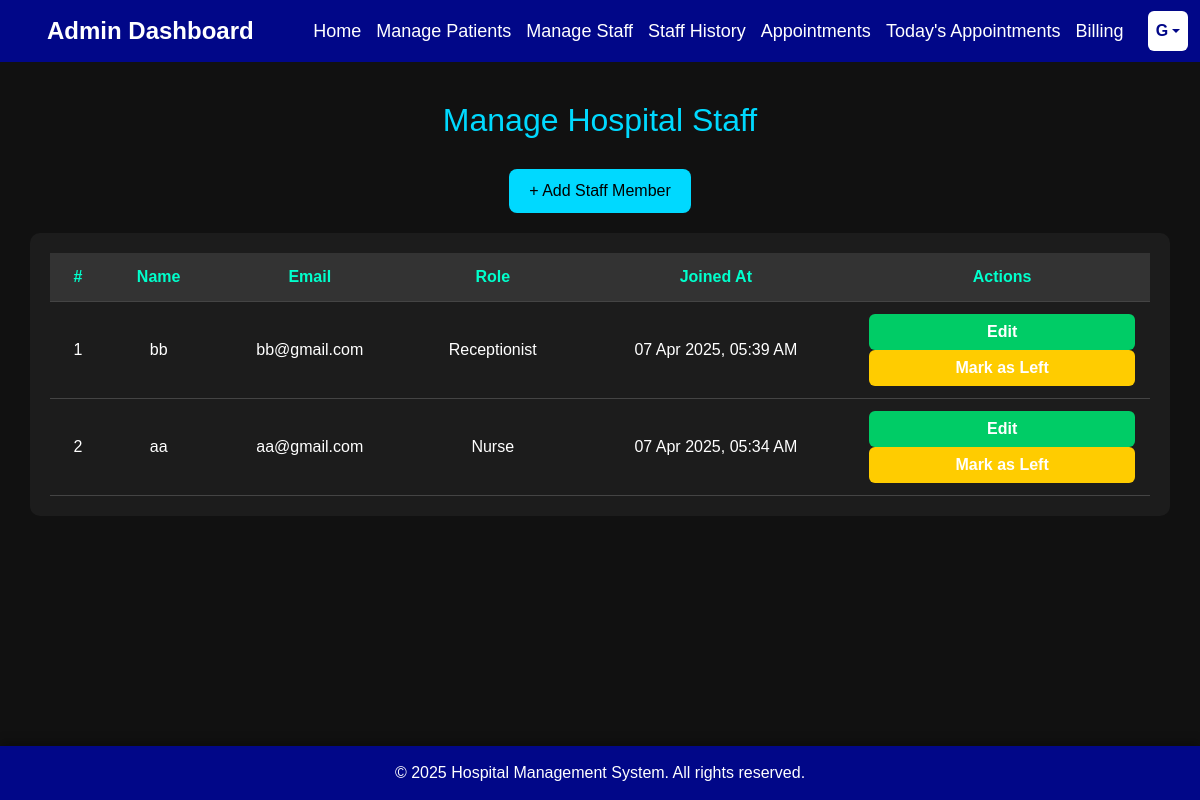
Page /manage_staff.php (signed in) on the committed database.
### tables this page shows
CREATE TABLE `staff` (
  `id` int NOT NULL,
  `name` varchar(100) NOT NULL,
  `email` varchar(100) NOT NULL,
  `phone` varchar(20) DEFAULT NULL,
  `role` varchar(50) NOT NULL,
  `created_at` timestamp NOT NULL DEFAULT CURRENT_TIMESTAMP,
  `status` varchar(20) DEFAULT 'active'
);

### manage_staff.php (the view, shortened to what this page needs)
<?php
include 'header3.php';
$conn = new mysqli("localhost", "root", "root", "hms");
$result = $conn->query("SELECT * FROM staff WHERE status = 'active' ORDER BY created_at DESC");
?>
<!DOCTYPE html>
<html lang="en">
<head>
</head>
<body>
    <h2>Manage Hospital Staff</h2>
    <a href="add_staff.php" class="add-staff-btn">+ Add Staff Member</a>
    <div class="table-container">
        <?php if ($result->num_rows > 0): ?>
        <table>
            <thead>
                <tr>
                    <th>#</th>
                    <th>Name</th>
                    <th>Email</th>
                    <th>Role</th>
                    <th>Joined At</th>
                    <th>Actions</th>
                </tr>
            </thead>
            <tbody>
                <?php $count = 1; while($row = $result->fetch_assoc()): ?>
                <tr>
                    <td><?= $count++ ?></td>
                    <td><?= htmlspecialchars($row['name']) ?></td>
                    <td><?= htmlspecialchars($row['email']) ?></td>
                    <td><?= htmlspecialchars($row['role']) ?></td>
                    <td><?= date("d M Y, h:i A", strtotime($row['created_at'])) ?></td>
                    <td>
                        <a href="edit_staff.php?id=<?= $row['id'] ?>"><button class="btn edit-btn">Edit</button></a>
                        <a href="staff_history.php?action=leave&id=<?= $row['id'] ?>" onclick="return confirm('Mark this staff member as left?')">
                            <button class="btn leave-btn">Mark as Left</button>
                        </a>
                    </td>
                </tr>
                <?php endwhile; ?>
            </tbody>
        </table>
        <?php else: ?>
            <div class="no-data">No active staff members found.</div>
        <?php endif; ?>
    </div>
</body>
</html>
<?php include 'footer.php'; ?>

### header3.php (shortened to what this page needs)
<?php
$email = isset($_SESSION['email']) ? $_SESSION['email'] : 'Guest';
$firstLetter = strtoupper($email[0]);
?>
<!DOCTYPE html>
<html lang="en">
<head>
    <link href="https://cdn.jsdelivr.net/npm/bootstrap@5.0.2/dist/css/bootstrap.min.css" rel="stylesheet">
    <link rel="stylesheet" href="style.css">
</head>
<body>
<header>
<nav class="navbar navbar-expand-lg navbar-dark fixed-top" style="background-color: rgb(1, 7, 136);">
<div class="container-fluid">
        <a class="navbar-brand logo" href="adminindex.php">Admin Dashboard</a>
        <div class="collapse navbar-collapse" id="navbarNav">
            <ul class="navbar-nav ms-auto">
                <li ><a href="adminindex.php">Home</a></li>
                <li><a href="manage_patients.php">Manage Patients</a></li>
                <li><a href="manage_staff.php">Manage Staff</a></li>
                <li><a href="staff_history.php">Staff History</a></li>
                <li><a href="appointments.php">Appointments</a></li>
                <li><a href="today_appointments.php"> Today's Appointments</a></li>
                <li><a href="billing.php">Billing</a></li>
            </ul>
            <div class="dropdown ms-auto">
                <button class="btn btn-light dropdown-toggle avatar" type="button" id="userDropdown" data-bs-toggle="dropdown" aria-expanded="false">
                    <?php echo $firstLetter; ?>
                </button>
            </div>
        </div>
    </div>
</nav>
</header>
</body>
</html>

### footer.php
<footer>
    &copy; <?php echo date("Y"); ?> Hospital Management System. All rights reserved.
</footer>

### style.css (style rules this page uses)
* { margin: 0; padding: 0; box-sizing: border-box; font-family: 'Poppins', sans-serif; }
body { background: rgba(0, 0, 0, 0.7); color: white; padding-top: 80px; margin-top: 1px; margin-bottom: 80px; }
header { background: rgb(1, 7, 136) !important; color: white !important; padding: 20px; width: 100%; position: fixed; top: 0; left: 0; z-index: 1000; display: flex; justify-content: space-between; align-items: center; }
.logo { font-size: 24px; font-weight: bold; padding-left: 20px; color: white !important; margin-right: 20px; }
nav a { color: white !important; text-decoration: none; font-size: 18px; margin-left: 15px; transition: 0.3s; }
footer { background: rgb(1, 7, 136); color: white; text-align: center; padding: 15px; width: 100%; box-shadow: 0 -4px 10px rgba(0, 0, 0, 0.3); position: fixed; bottom: 0; left: 0; font-size: 16px; z-index: 1000; }
button { background: #00aaff; color: white; border: none; padding: 12px; width: 100%; border-radius: 5px; font-size: 18px; cursor: pointer; transition: 0.3s; }
.avatar { width: 40px; height: 40px; border-radius: 50%; background-color: white; color: rgb(1, 7, 136); font-weight: bold; display: flex; justify-content: center; align-items: center; border: 2px solid rgb(1, 7, 136); cursor: pointer; }

### manage_staff.php (style rules this page uses)
body { background: #111; color: #fff; padding: 100px 30px 30px; font-family: Arial, sans-serif; }
h2 { text-align: center; color: #00d9ff; margin-bottom: 30px; }
.table-container { background: #1c1c1c; padding: 20px; border-radius: 10px; }
table { width: 100%; border-collapse: collapse; color: #fff; }
th, td { padding: 12px 15px; border-bottom: 1px solid #444; text-align: center; }
th { background-color: #333; color: #00ffcc; }
.btn { padding: 6px 12px; border-radius: 6px; border: none; cursor: pointer; font-weight: bold; }
.edit-btn { background-color: #00cc66; color: #fff; }
.leave-btn { background-color: #ffcc00; color: #fff; }
.add-staff-btn { display: block; width: fit-content; margin: 20px auto; background: #00d9ff; color: #000; padding: 10px 20px; text-decoration: none; border-radius: 8px; }

### rows in the picture
staff: name "bb", email "bb@gmail.com", role "Receptionist", created_at "07 Apr 2025, 05:39 AM"
staff: name "aa", email "aa@gmail.com", role "Nurse", created_at "07 Apr 2025, 05:34 AM"

### other values in the picture
$firstLetter "G"
